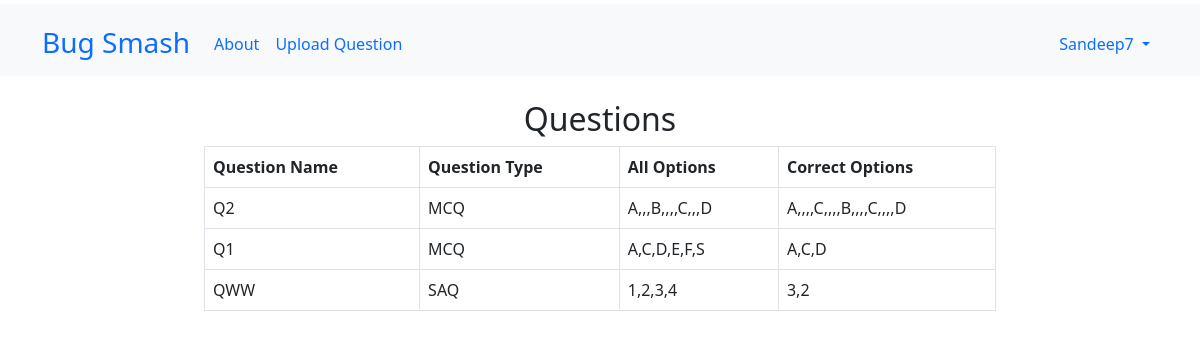
The app's page /questions (signed in), older data.
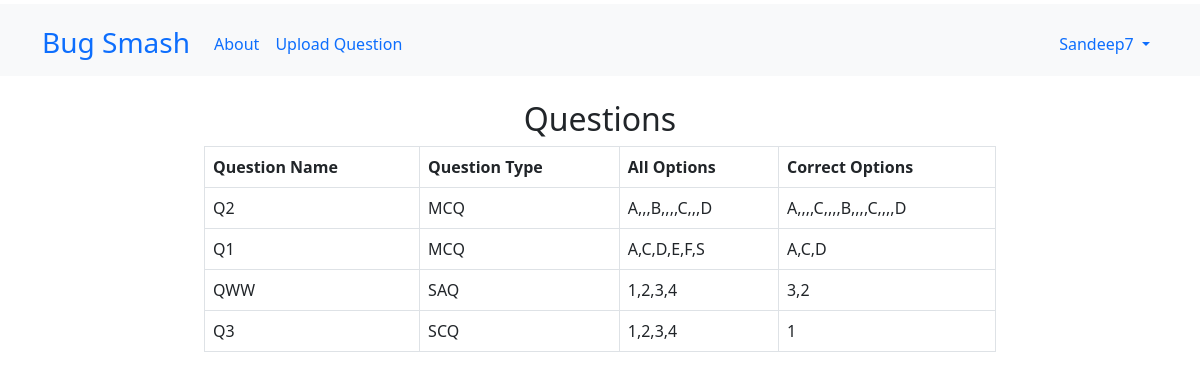
The same page, newer data.
### core/models.py (models this page shows, shortened)
class Question(models.Model):
    question_name   = models.CharField(
                        unique = True,
                        blank = False,
                        primary_key = True,
                        max_length = 10,
                        help_text = "please use following format, ex : <em> Q1 </em>"
                    )
    question_detail = models.ImageField(
                        upload_to = "question_codes/"
                    )
    question_type   = models.CharField(
                        max_length = 30,
                        choices = question_type_choices,
                        default = "MCQ"
                    )
    all_options     = models.CharField(
                        max_length = 300,
                        blank = True,
                        help_text = "give separated values",
                    )
    correct_options = models.CharField(
                        max_length = 300,
                        blank = False,
                        help_text = "give separated values",
                    )

### core/views.py (the view)
# urls.py: path('<str:model_name>s', views.general_table_view, name = 'table-view'),
@admin_login_required
def general_table_view(request, model_name):
    gen_view = {
        'participant' : {
            'objects' : User.objects.filter(is_staff = False),
            'headers' : ['username', 'first_name', 'last_name', 'is_active', 'mobile_number', 'email', 'college_name', 'department', 'year', 'transaction_id'],
            'links'   : [
                            ('/participants/verify', "Verify Participant"),
                        ],
        },
        'question' : {
            'headers' : ['question_name', 'question_type', 'all_options', 'correct_options'],
            'objects' : Question.objects.all(),
            'links'   : [
                            (f"/question/add", "Upload Question"),
                        ]
        },
        'test' : {
            'headers' : ['test_name', 'start_time', 'end_time'],
            'objects' : Test.objects.all(),
            'links'   : [
                            (f"/test/add", "Create Test"),
                        ]
        }
    }
    return render(request, 'table.html', {
        'title' : f"{model_name.capitalize()}s",
        'headers' : [
                        " ".join([x.capitalize() for x in header.split('_')])  for header in gen_view[model_name]['headers']
                    ],
        'model_keys' : gen_view[model_name]['headers'],
        'data' : getFormattedData(gen_view[model_name]['objects'], gen_view[model_name]['headers']),
        'links' : gen_view[model_name]['links'],
    })

### core/helper.py (called while the page is built)
def getFormattedData(modelObjects, headers):
    data = []
    for modelObject in modelObjects:
        row = model_to_dict(modelObject)
        data.append([
            row[header] for header in headers
        ])
    return data

### templates/table.html (shortened to what this page needs)
{% extends 'base.html' %}
{% load crispy_forms_tags %}
{% block body %}
    <div class="row justify-content-center">
        <div class="col-8">
            <h2 class="text-center">{{ title }}</h2>
            <table class="table table-bordered table-hover">
                <tr class="">
                    {% for header in headers %}
                        <th scope="col">{{ header }}</th>
                    {% endfor %}
                </tr>
                {% for row in data %}
                    <tr class="">
                        {% for col in row %}
                            <td scope="col">{{ col }}</td>
                        {% endfor %}
                    </tr>
                {% endfor %}
            </table>
        </div>
    </div>
{% endblock body %}

Row changes from the older to the newer data that the page shows:
added Question: row "Q3" "SCQ" "1,2,3,4"
Text that changed along with them:
new list line: "1"
